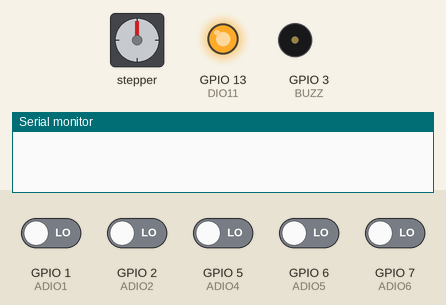
This sketch was run on a simulated ESP32-S3. On the bench: stepper motor, output pins drawn as LEDs (lit = HIGH), buzzer (waves = sounding), the last lines printed to the serial monitor. The inputs (shaded band) are chosen by the test bench; at power-on: GPIO 1 (ADIO1), GPIO 2 (ADIO2), GPIO 5 (ADIO4), GPIO 6 (ADIO5), GPIO 7 (ADIO6) LOW. Stepper angles assume 200 steps per turn.

Above: at 4.6 s.
4.7 s: GPIO 1 (ADIO1) driven HIGH
At 6.2 s:
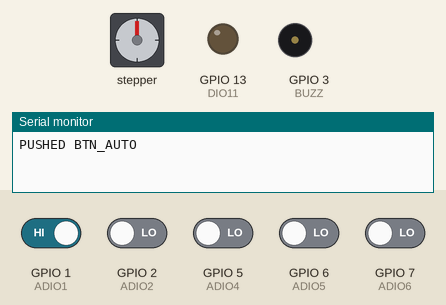
7.7 s: GPIO 7 (ADIO6) driven HIGH
10.7 s: GPIO 1 (ADIO1) driven LOW
At 11.9 s:
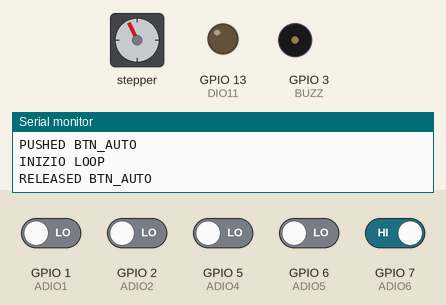
13.7 s: GPIO 1 (ADIO1) driven HIGH
At 14.44 s:
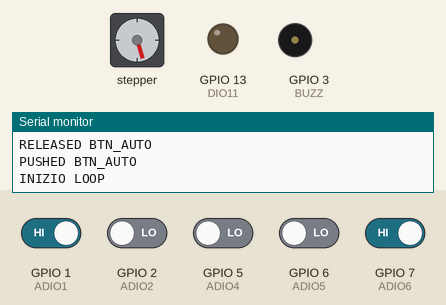
16.7 s: GPIO 2 (ADIO2) driven HIGH
At 17.8 s:
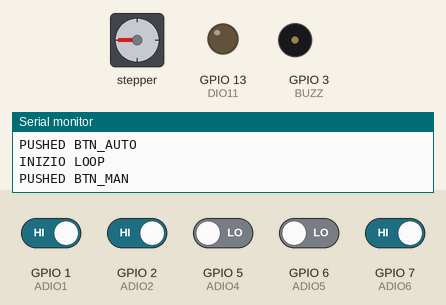
19.7 s: GPIO 2 (ADIO2) driven LOW
At 21.35 s:
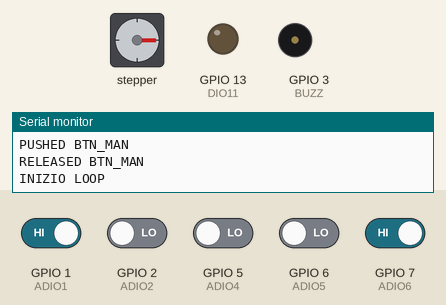
Timing chart, 0 to 32.0 s (numbered marks = the images above; inputs shaded):
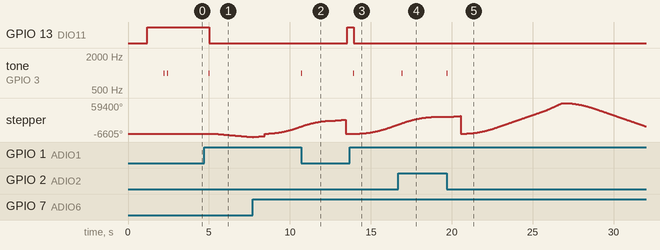

The sketch:

01_pressa_grande.ino
```cpp
// 18/08/2025
// LOGICA OK
// DA CAMBIARE CORSA QUANDO SI FISSA IL FINECORSA

// DRIVER DM542T
// 01 02 03 04  05  06  07 08
// ON ON ON OFF OFF OFF ON ON

// 10/09/2025
// @POLENE
// OK


#define ADIO1   1
#define ADIO2   2
#define ADIO3   4
#define ADIO4   5
#define ADIO5   6
#define ADIO6   7
#define ADIO7   8
#define ADIO8   9

#define DIO9    11
#define DIO10   12
#define DIO11   13
#define DIO12   14
#define DIO13   15
#define DIO14   16
#define DIO15   19
#define DIO16   20

#define BUZZ    3

#define RS485_DI    18
#define RS485_RO    17
#define RS485_EN    35

#define LED_RED     38
#define LED_BLUE    37 //INPUT: OFF / OUTPUT_LOW: ON_BT / OUTPUT_HIGH: ON_WIFI

#define SDA_PIN 33
#define SCL_PIN 34

#include "FastAccelStepper.h"

#define FAST_SPEED  36000
#define FAST_ACC    50000
#define SLOW_SPEED  6000
#define SLOW_ACC    3000

#define MAN_SPEED 1500
#define MAN_ACC 30000

#define ZERO_OFFSET 1000

#define TARGET_A 25000  // DOVE AVVIENE LO SPRINT
#define TARGET_B 33000

FastAccelStepperEngine engine = FastAccelStepperEngine();
FastAccelStepper *M1 = NULL;

uint8_t STATE = 0; // 0 REMOTE - 1 AUTO - 2 MAN

void setup() {

  delay(1000);

  // DEBUG
  Serial.begin(115200);
  delay(100);

  // LED OFF
  pinMode(37, INPUT);

  // PANEL INPUT
  pinMode(ADIO1, INPUT);  // AUTO
  pinMode(ADIO2, INPUT);  // MAN

  pinMode(ADIO4, INPUT);  // FWD
  pinMode(ADIO5, INPUT);  // BWD

  pinMode(ADIO6, INPUT);  // FINE CORSA

  // DRIVER OUTPUT

  pinMode(DIO11, OUTPUT);
  disableMotor();

  engine.init();

  M1 = engine.stepperConnectToPin(DIO9);

  if (M1) {
      M1->setDirectionPin(DIO10);
      M1->setSpeedInHz(SLOW_SPEED);
      M1->setAcceleration(SLOW_ACC);
  }

  // BUZZER
  ledcSetup(0, 1000, 8);
  ledcAttachPin(BUZZ, 0);

  delay(1000);

  // INITIAL STATE
  if (digitalRead(ADIO2)) {
    STATE = 2;
  } else {
    if (digitalRead(ADIO1)) {
      STATE = 1;
    } else {
      STATE = 0;
    }
  }

  // DOUBLE BEEP FOR SETUP END
  ledcWriteTone(0, 1000);
  delay(50);
  ledcWriteTone(0, 0);
  delay(175);
  ledcWriteTone(0, 1000);
  delay(50);
  ledcWriteTone(0, 0);

  delay(1000);

}

bool HOMED = false;

unsigned long t_MAN = 0, tS_MAN = 0;
bool s_MAN = false, p_MAN = true, f_MAN = false;
unsigned long t_AUTO = 0, tS_AUTO = 0;
bool s_AUTO = false, p_AUTO = true, f_AUTO = false;
bool f_REM = false;
unsigned long t_FWD = 0, tS_FWD = 0;
bool s_FWD = false, p_FWD = true, f_FWD_GO = false, f_FWD_STOP = false;
unsigned long t_BWD = 0, tS_BWD = 0;
bool s_BWD = false, p_BWD = true, f_BWD_GO = false, f_BWD_STOP = false;

bool fast_sprint = true;

void loop() {

  check_MAN();
  check_AUTO();

  check_STATE();

  logica();

}

void logica() {
  if (STATE == 0) {
    // REMOTO - IDLE
    delay(50);

  } else if (STATE == 1) {
    // AUTO

    if (!M1->isRunning()) {

      // MOT IN B - RETURN UP SLOW
      if (M1->getCurrentPosition() == TARGET_B) {
        M1->setSpeedInHz(SLOW_SPEED);
        M1->setAcceleration(SLOW_ACC);
        M1->applySpeedAcceleration();
        M1->moveTo(0);
      }

      else if (M1->getCurrentPosition() == 0) {
        fast_sprint = true;
        M1->setSpeedInHz(SLOW_SPEED);
        M1->setAcceleration(SLOW_ACC);
        M1->applySpeedAcceleration();
        M1->moveTo(TARGET_B);
      }

      else {

        goToHome();

      }

    }

    else {

      // MOT IN A - GOES TO B SLOW
      if (fast_sprint) {
        if (M1->getCurrentPosition() > TARGET_A) {
          fast_sprint = false;
          M1->setSpeedInHz(FAST_SPEED);
          M1->setAcceleration(FAST_ACC);
          M1->applySpeedAcceleration();
        }
      }

    }

  } else if (STATE == 2) {
    // MAN

    check_FWD();
    check_BWD();

    if (f_FWD_GO) {
      f_FWD_GO = false;

      M1->runForward();
    }

    if (f_FWD_STOP) {
      f_FWD_STOP = false;

      M1->stopMove();
    }

    if (f_BWD_GO) {
      f_BWD_GO = false;

      M1->runBackward();
    }

    if (f_BWD_STOP) {
      f_BWD_STOP = false;

      M1->stopMove();
    }

  }
}

void check_STATE() {

  if (f_MAN) {

    f_MAN = false;
    STATE = 2;

    enableMotor();

    M1->stopMove();
    while (M1->isRunning());

    M1->setSpeedInHz(MAN_SPEED);
    M1->setAcceleration(MAN_ACC);
    M1->applySpeedAcceleration();

  } else if ((f_AUTO) and (STATE != 2)) {

    f_AUTO = false;
    STATE = 1;

    enableMotor();

    if (!HOMED) {
      goToHome();
    }

    if (M1->isRunning()) {
      M1->stopMove();
      while (M1->isRunning()) {}
    }

    Serial.println("INIZIO LOOP");

    M1->setSpeedInHz(SLOW_SPEED);
    M1->setAcceleration(SLOW_ACC);
    M1->applySpeedAcceleration();

  } else if (f_REM) {
    f_REM = false;

    if (digitalRead(ADIO1)) {

      STATE = 1;
      f_AUTO = true;

    } else {

      STATE = 0;

      goToHome();

      disableMotor();

    }

  }

}

void check_MAN() {
  if (!s_MAN) {
    if ((millis() - t_MAN) > 200) {
      if (digitalRead(ADIO2)) {
        if (p_MAN) {
          p_MAN = false;
          tS_MAN = millis();
        }
        if ((millis() - tS_MAN) > 200) {
          t_MAN = millis();
          s_MAN = true;

          // PREMUTO DOPO 200 ms
          Serial.println("PUSHED BTN_MAN");

          ledcWriteTone(0, 1000);
          delay(50);
          ledcWriteTone(0, 0);
          f_MAN = true;

        }
      } else {
        tS_MAN = millis();
      }
    }
  } else {
    if ((millis() - t_MAN) > 200) {
      if (!digitalRead(ADIO2)) {
        t_MAN = millis();
        s_MAN = false;
        p_MAN = true;

        // RILASCIATO DOPO 200 ms
        Serial.println("RELEASED BTN_MAN");
        f_REM = true;
        ledcWriteTone(0, 1000);
        delay(50);
        ledcWriteTone(0, 0);

      }
    }
  }
}

void check_AUTO() {
  if (!s_AUTO) {
    if ((millis() - t_AUTO) > 200) {
      if (digitalRead(ADIO1)) {
        if (p_AUTO) {
          p_AUTO = false;
          tS_AUTO = millis();
        }
        if ((millis() - tS_AUTO) > 200) {
          t_AUTO = millis();
          s_AUTO = true;

          // PREMUTO DOPO 200 ms
          Serial.println("PUSHED BTN_AUTO");

          ledcWriteTone(0, 1000);
          delay(50);
          ledcWriteTone(0, 0);
          f_AUTO = true;
        }
      } else {
        tS_AUTO = millis();
      }
    }
  } else {
    if ((millis() - t_AUTO) > 200) {
      if (!digitalRead(ADIO1)) {
        t_AUTO = millis();
        s_AUTO = false;
        p_AUTO = true;

        // RILASCIATO DOPO 200 ms
        Serial.println("RELEASED BTN_AUTO");
        f_REM = true;
        ledcWriteTone(0, 1000);
        delay(50);
        ledcWriteTone(0, 0);
      }
    }
  }
}

void check_FWD() {
  if (!s_FWD) {
    if ((millis() - t_FWD) > 200) {
      if (digitalRead(ADIO4)) {
        if (p_FWD) {
          p_FWD = false;
          tS_FWD = millis();
        }
        if ((millis() - tS_FWD) > 200) {
          t_FWD = millis();
          s_FWD = true;

          // PREMUTO DOPO 200 ms
          Serial.println("PUSHED BTN_FWD");

          ledcWriteTone(0, 1000);
          delay(50);
          ledcWriteTone(0, 0);

          f_FWD_GO = true;
        }
      } else {
        tS_FWD = millis();
      }
    }
  } else {
    if ((millis() - t_FWD) > 200) {
      if (!digitalRead(ADIO4)) {
        t_FWD = millis();
        s_FWD = false;
        p_FWD = true;

        // RILASCIATO DOPO 200 ms
        Serial.println("RELEASED BTN_FWD");
        f_FWD_STOP = true;

      }
    }
  }
}

void check_BWD() {
  if (!s_BWD) {
    if ((millis() - t_BWD) > 200) {
      if (digitalRead(ADIO5)) {
        if (p_BWD) {
          p_BWD = false;
          tS_BWD = millis();
        }
        if ((millis() - tS_BWD) > 200) {
          t_BWD = millis();
          s_BWD = true;

          // PREMUTO DOPO 200 ms
          Serial.println("PUSHED BTN_BWD");
          ledcWriteTone(0, 1000);
          delay(50);
          ledcWriteTone(0, 0);

          f_BWD_GO = true;

        }
      } else {
        tS_BWD = millis();
      }
    }
  } else {
    if ((millis() - t_BWD) > 200) {
      if (!digitalRead(ADIO5)) {
        t_BWD = millis();
        s_BWD = false;
        p_BWD = true;

        // RILASCIATO DOPO 200 ms
        Serial.println("RELEASED BTN_BWD");

        f_BWD_STOP = true;

      }
    }
  }
}


void goToHome() {

  if (M1->isRunning()) {
    M1->stopMove();
    while (M1->isRunning()) {}
  } else {
    enableMotor();
  }

  bool exit_flag = false;

  M1->setSpeedInHz(MAN_SPEED);
  M1->setAcceleration(MAN_ACC);
  M1->applySpeedAcceleration();

  M1->runBackward();

  uint32_t timeout = millis();

  while (!exit_flag) {

    if ((millis() - timeout) > 30000) {
      M1->forceStop();
      while(M1->isRunning());
      exit_flag = true;
    }

    if (digitalRead(ADIO6)) {
      M1->forceStop();
      while(M1->isRunning());
      M1->move(ZERO_OFFSET);
      while (M1->isRunning()) {}
      exit_flag = true;
    }

  }

  M1->setCurrentPosition(0);

  HOMED = true;

}

void disableMotor() {
  delay(100);  // DA TESTARE
  digitalWrite(DIO11, HIGH);
}

void enableMotor() {
  digitalWrite(DIO11, LOW);
  delay(100);  // DA TESTARE
}
```

Measured:
- after the input at 4.7 s, GPIO 13 (DIO11): HIGH → LOW after 0.33 s; tone on GPIO 3 (BUZZ): silent → 1000 Hz after 0.28 s, → silent 0.05 s later; stepper: keeps turning counter-clockwise at about 2688°/s, starting after 0.54 s
- after the input at 10.7 s, GPIO 13 (DIO11): LOW → HIGH after 2.9 s; tone on GPIO 3 (BUZZ): silent → 1000 Hz at once, → silent 0.05 s later
- after the input at 13.7 s, GPIO 13 (DIO11): HIGH → LOW after 0.26 s; tone on GPIO 3 (BUZZ): silent → 1000 Hz after 0.21 s, → silent 0.05 s later; stepper: keeps turning clockwise at about 6789°/s, starting after 0.38 s
- after the input at 16.7 s, tone on GPIO 3 (BUZZ): silent → 1000 Hz after 0.20 s, → silent 0.05 s later
- after the input at 19.7 s, tone on GPIO 3 (BUZZ): silent → 1000 Hz at once, → silent 0.05 s later; stepper: turns 1774° clockwise in 0.68 s, then 34273° counter-clockwise in 0.00 s, then 59400° clockwise in 6.1 s, then 45234° counter-clockwise in 5.1 s
